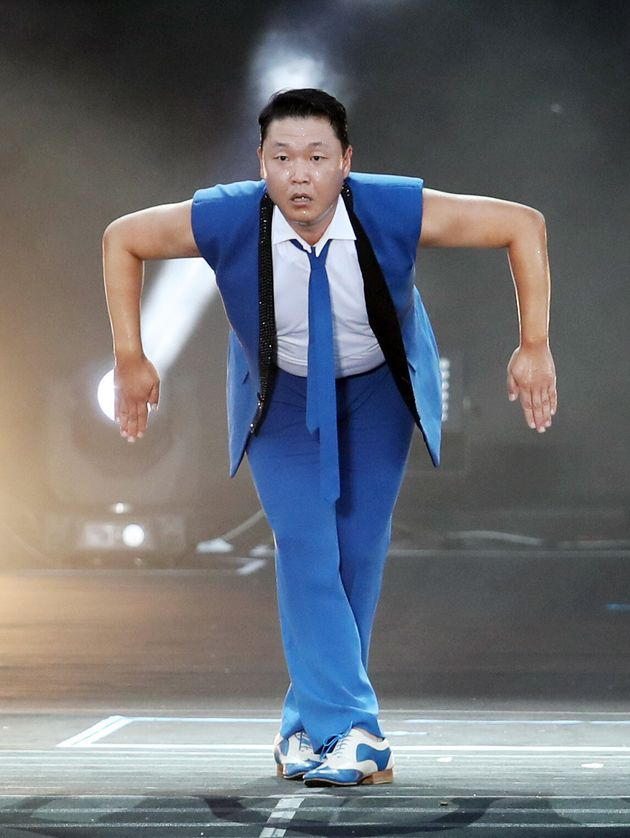
#> input picture images/psy.png, 630 x 838 px
$ jupyter execute --allow-errors 'OpenCV_008_Mediapipe사용하기.ipynb'   (text cells are left out)
#> lines starting #> are read from the running program, lines starting #| are printed output that depends on the picture; after the words box and inside, x2 and y2 are one past the last pixel; in counts of white or black regions, pixels touching at a corner belong together; pictures that were not available may be replaced by others from this repository, and a replacement may not be noted
[cell 1]
import mediapipe as mp
import cv2

#얼굴에서 특징점들을 찾을 수 있는 기능 불러오기
mp_face_mesh = mp.solutions.face_mesh
# 찾은 특징점 표현하기
mp_drawing = mp.solutions.drawing_utils
# 특징점 그리기 속성
#> (the rest of this cell did not finish here and is left out)

[cell 2]
import cv2

psy = cv2.imread('images/psy.png')
#> psy is the input picture: shape (838, 630, 3); mean B, G, R 113.9, 108.3, 105.4

tiger = cv2.imread('images/tiger.png')
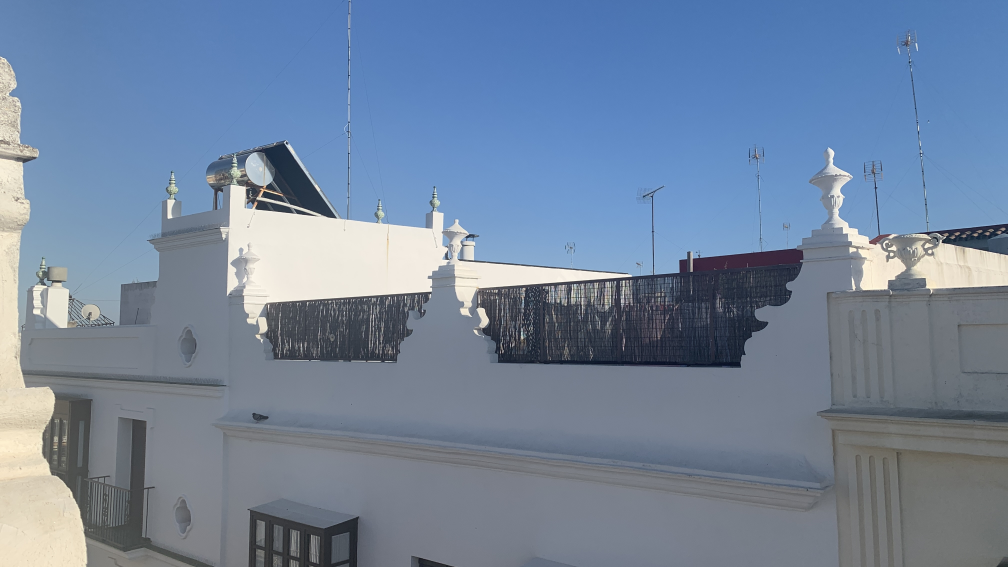
#> input picture images/1233.jpg, 4032 x 2268 px, given in place of tiger.png, which was not available (shown at 1/4 size)
#> tiger is the input picture: shape (2268, 4032, 3); mean B, G, R 156.9, 132.6, 114.5
mask2gray = cv2.cvtColor(tiger , cv2.COLOR_BGR2GRAY)
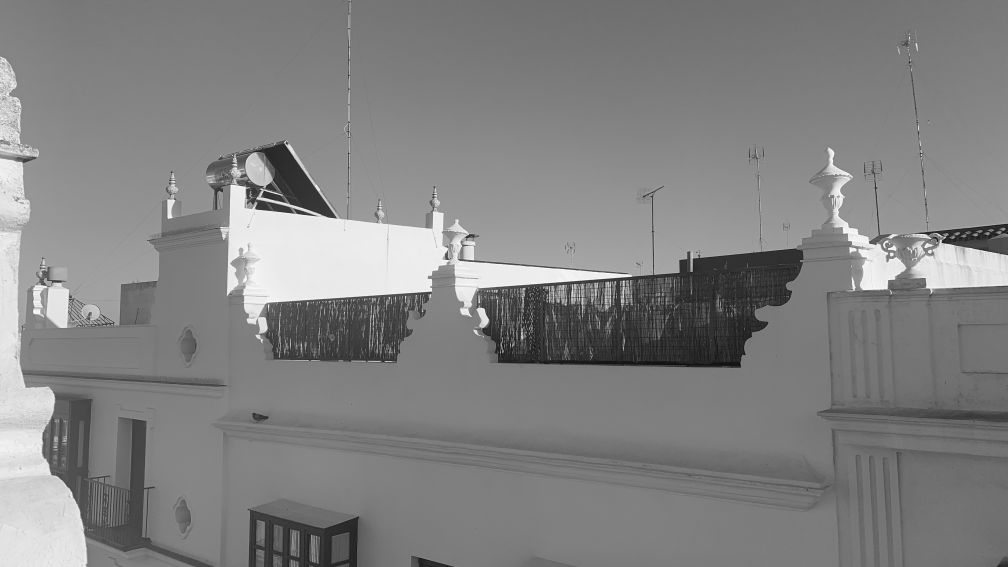
#> mask2gray: shape (2268, 4032) (shown at 1/4 size); min 1, max 255, mean 129.9
_, mask_b = cv2.threshold(mask2gray, 200, 255, cv2.THRESH_BINARY)
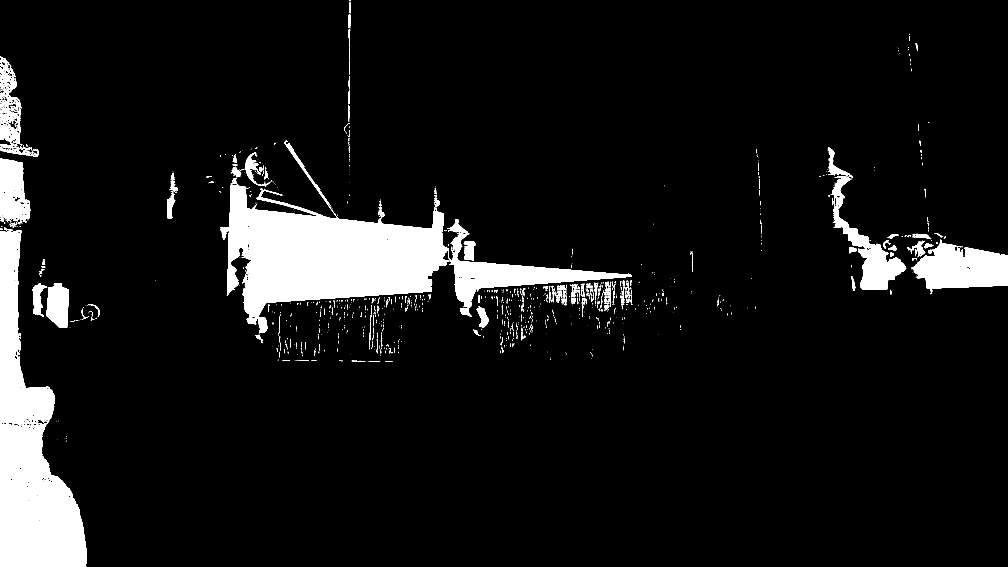
#> mask_b: shape (2268, 4032) (shown at 1/4 size); 8% white; 1840 white regions (1538 under 20 px), largest, box (x1, y1, x2, y2) and area: (881, 739, 1798, 1217) 269778, (0, 921, 347, 2268) 225594, (3646, 959, 4032, 1177) 51009
mask_b_inv = cv2.bitwise_not(mask_b)
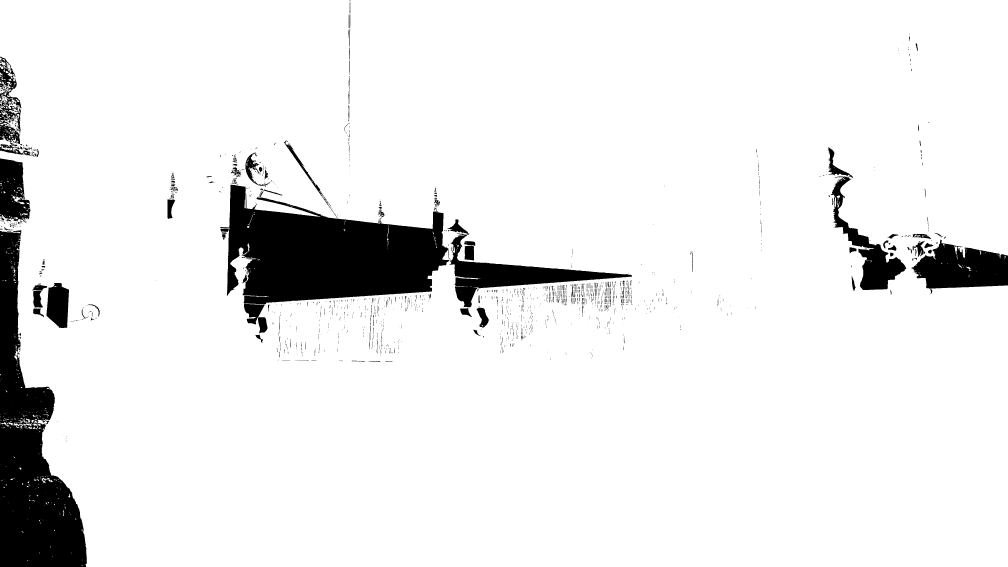
#> mask_b_inv: shape (2268, 4032) (shown at 1/4 size); 92% white; 1840 black regions (1538 under 20 px), largest, box (x1, y1, x2, y2) and area: (881, 739, 1798, 1217) 269778, (0, 921, 347, 2268) 225594, (3646, 959, 4032, 1177) 51009

sub_psy = psy[ 94:217 , 239:371]
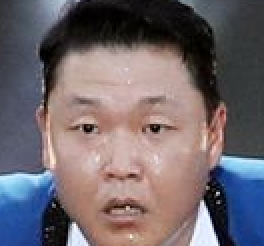
#> sub_psy: shape (123, 132, 3) (shown 2 times larger); mean B, G, R 108.1, 102.6, 112
#> (the rest of this cell did not finish here and is left out)
